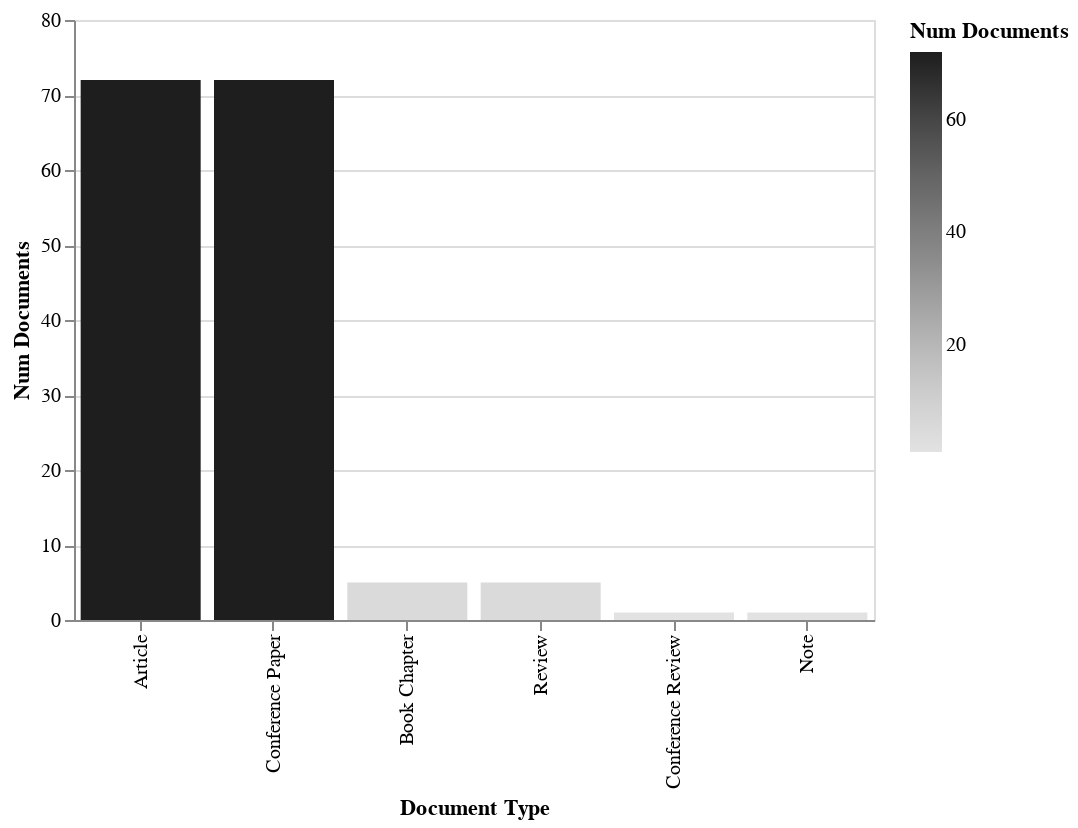

Notebook code cell kept with this figure:
### Code cell
from techMiner import alt_bar_graph
alt_bar_graph(documentsByTerm(records, 'Document Type'))

### Figure 1 — Vega-Lite specification as saved in the notebook (floating-point values rounded to 4 significant figures)
{"$schema": "https://vega.github.io/schema/vega-lite/v3.4.0.json", "config": {"mark": {"tooltip": null}, "view": {"height": 300, "width": 400}}, "data": {"name": "data-330296100eaa8b1d245ba316f197513e"}, "datasets": {"data-330296100eaa8b1d245ba316f197513e": [{"Document Type": "Article", "Num Documents": 72}, {"Document Type": "Conference Paper", "Num Documents": 72}, {"Document Type": "Book Chapter", "Num Documents": 5}, {"Document Type": "Review", "Num Documents": 5}, {"Document Type": "Conference Review", "Num Documents": 1}, {"Document Type": "Note", "Num Documents": 1}]}, "encoding": {"color": {"field": "Num Documents", "scale": {"scheme": "greys"}, "type": "quantitative"}, "x": {"field": "Document Type", "sort": {"field": "Num Documents:Q"}, "type": "nominal"}, "y": {"field": "Num Documents", "type": "quantitative"}}, "mark": "bar"}
